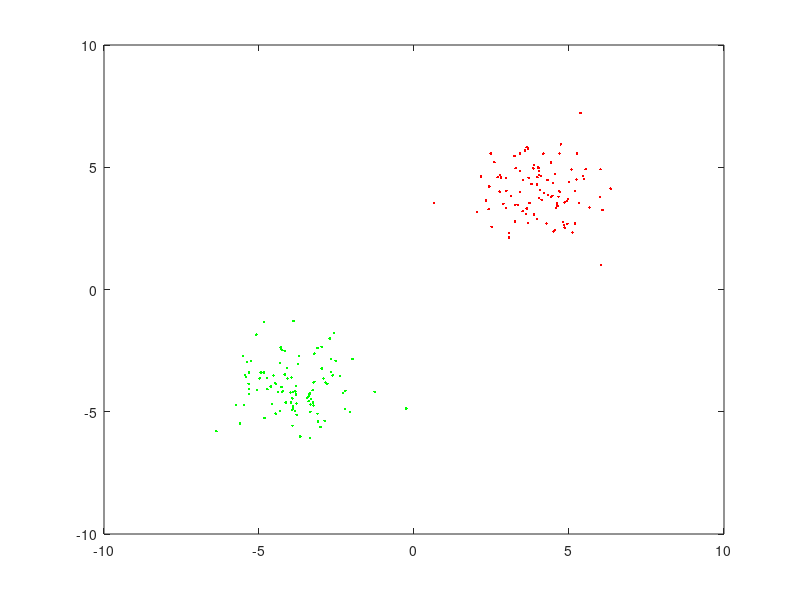

The MATLAB source for this figure: (Note: this script raises an error after producing the figure.)
clear all;
close all;
mu_1 = [4 4 ]';
mu_2 = [-4 -4 ]';

Ntr = 100;
Nte = 200;

% create training data
x1 = randn(2,Ntr)+repmat(mu_1,1,Ntr);
x2 = randn(2,Ntr)+repmat(mu_2,1,Ntr);

plot(x1(1,:), x1(2,:), 'r.');
hold on;
plot(x2(1,:), x2(2,:), 'g.');


% create test data
x1te = randn(2,Nte)+repmat(mu_1,1,Nte);
x2te = randn(2,Nte)+repmat(mu_2,1,Nte);

x = [x1, x2]';

y = zeros(Ntr+Ntr,1);    % labels
y(1:Ntr+1) = 1;
y(Ntr+1:end) = -1;



[w, f]  = primal_SVM(x, y)

w_l = [-10:.01:10]'*[w(2), -w(1)];

plot(w_l(:,1), w_l(:,2), 'b');

% linear

G = gram_linear(x);

[a, f]  = dual_SVM(x, y, G);

sum(a>0.0001)

w = x'*(a.*y)
f

% RBF

% find lambda
 g = zeros(size(x,1), size(x,1));
 
  for i=1:size(x,1)
     for j=1:size(x,1)
          g(i,j) = norm(x(i,:)-x(j,:));
     end
  end
  g = g.*g;
  l = 1/median(g(:));
  
  
 % try out RBF kernel
 G = gram_RBF(x,l);
 [a, f]  = dual_SVM(x, y, G);
 sum(a>0.000001)
 
 w = x'*(a.*y);
  
  
 f
